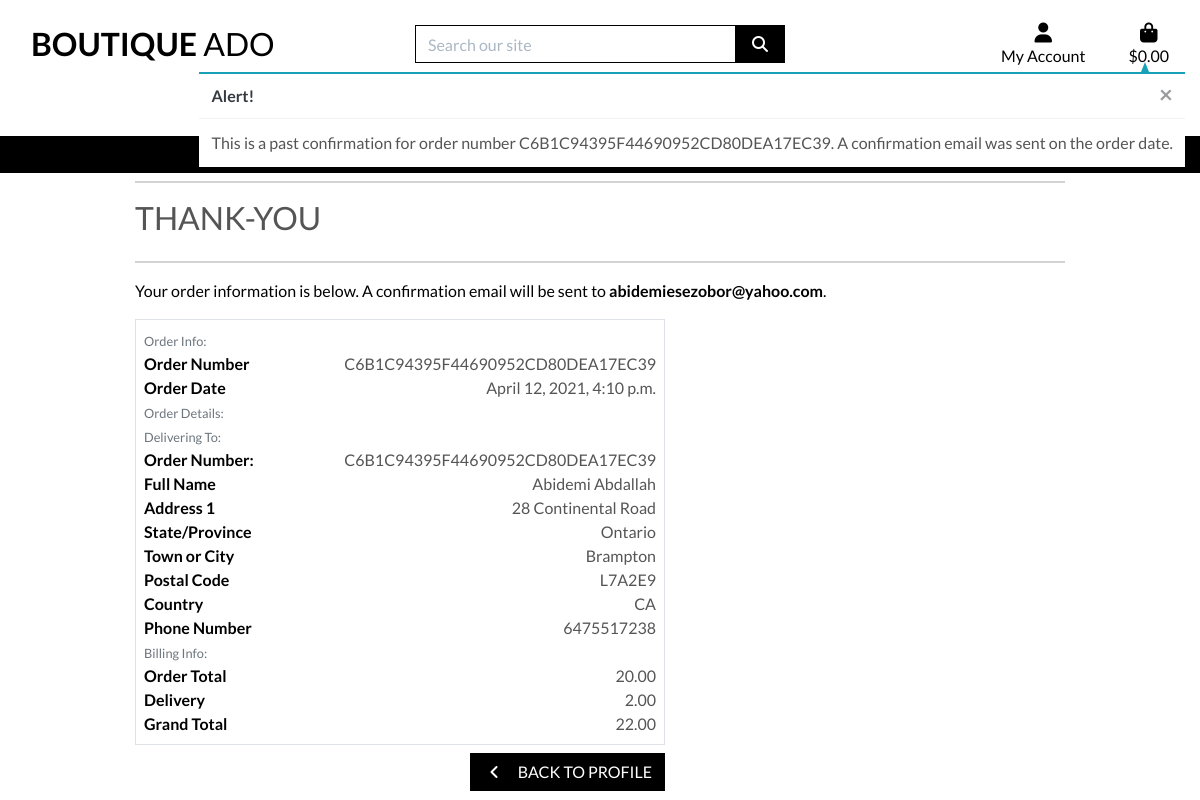
Page /profile/order_history/C6B1C94395F44690952CD80DEA17EC39 on the committed database.
### checkout/models.py (models this page shows, shortened)
class Order(models.Model):
    order_number = models.CharField(max_length=32, null=False, editable=False)
    user_profile = models.ForeignKey(UserProfile, on_delete=models.SET_NULL,
                                null=True, blank=True, related_name='orders')
    full_name = models.CharField(max_length=50, null=False, blank=False)
    email = models.EmailField(max_length=254, null=False, blank=False)
    phone_number = models.CharField(max_length=20, null=False, blank=False)
    country = CountryField(blank_label='Country *', null=False, blank=False)
    postcode = models.CharField(max_length=20, null=True, blank=True)
    town_or_city = models.CharField(max_length=40, null=False, blank=False)
    street_address1 = models.CharField(max_length=80, null=False, blank=False)
    street_address2 = models.CharField(max_length=80, null=True, blank=True)
    county = models.CharField(max_length=80, null=True, blank=True)
    date = models.DateTimeField(auto_now_add=True)
    delivery_cost = models.DecimalField(max_digits=6, decimal_places=2, null=False, default=0)
    order_total = models.DecimalField(max_digits=10, decimal_places=2, null=False, default=0)
    grand_total = models.DecimalField(max_digits=10, decimal_places=2, null=False, default=0)
    original_bag = models.TextField(null=False, blank=False, default='')
    stripe_pid = models.CharField(max_length=254, null=False, blank=False, default='')

### profiles/views.py (the view)
# urls.py: path('order_history/<order_number>',
def order_history(request, order_number):
    order = get_object_or_404(Order, order_number=order_number)
    messages.info(request, (
        f'This is a past confirmation for order number {order_number}. '
        'A confirmation email was sent on the order date.'
    ))
    template = 'checkout/checkout_success.html'
    context = {
        'order': order,
        'from_profile': True,
    }
    return render(request, template, context)

### bag/contexts.py (called while the page is built, shortened)
def bag_contents(request):
    bag_items = []
    total = 0
    product_count = 0
    bag = request.session.get('bag', {})
    if total < settings.FREE_DELIVERY_THRESHOLD:
        delivery = total * Decimal(settings.STANDARD_DELIVERY_PERCENTAGE / 100)
        free_delivery_delta = settings.FREE_DELIVERY_THRESHOLD - total
    else:
        delivery = 0
        free_delivery_delta = 0
    grand_total = delivery + total
    alan_api_key = os.environ.get('ALAN_AI_KEY')
    context = {
        'bag_items': bag_items,
        'total': total,
        'product_count': product_count,
        'delivery': delivery,
        'free_delivery_delta': free_delivery_delta,
        'free_delivery_threshold': settings.FREE_DELIVERY_THRESHOLD,
        'grand_total': grand_total,
        'alan_api_key': alan_api_key,
    }
    return context

### checkout/templates/checkout/checkout_success.html (shortened to what this page needs)
{% extends "base.html" %}
{% load static %}
{% block extra_css %}
    <link rel="stylesheet" href="{% static 'checkout/css/checkout.css' %}">
{% endblock %}
{% block page_header %}
    <div class="container header-container">
        <div class="row">
            <div class="col"></div>
        </div>
    </div>
{% endblock %}
{% block content %}
    <div class="overlay"></div>
    <div class="container">
        <div class="row">
            <div class="col">
                <hr>
                <h2 class="logo-font mb-4">Thank-You</h2>
                <hr>
                <p class= "text-black">Your order information is below. A confirmation email will be sent to <strong>{{order.email}}</strong>.</p>
            </div>
        </div>
        <div class="row">
            <div class="col-12 col-lg-7">
                <div class ="order-confirmation-wrapper p-2 border">
                    <div class="row">
                        <div class="col">
                            <small class ="text-muted">Order Info:</small>
                        </div>
                    </div>
                    <div class="row">
                        <div class="col-12 col-md-4">
                            <p class="mb-0 text-black font-weight-bold"> Order Number</p>
                        </div>
                        <div class="col-12 col-md-8 text-md-right" style="text-align: right">
                             <p class="mb-0">{{ order.order_number }}</p>
                        </div>
                    </div>
                    <div class="row">
                        <div class="col-12 col-md-4">
                            <p class="mb-0 text-black font-weight-bold"> Order Date</p>
                        </div>
                        <div class="col-12 col-md-8 text-md-right" style="text-align: right">
                             <p class="mb-0">{{ order.date }}</p>
                        </div>
                    </div>
                    <div class="row">
                        <div class="col">
                            <small class ="text-muted">Order Details:</small>
                        </div>
                    </div>
                    <div class="row">
                        <div class="col">
                            <small class ="text-muted">Delivering To:</small>
                        </div>
                    </div>
                    <div class="row">
                        <div class="col-12 col-md-4">
                            <p class="mb-0 text-black font-weight-bold"> Order Number: </p>
                        </div>
                        <div class="col-12 col-md-8 text-md-right" style="text-align: right">
                             <p class="mb-0">{{ order.order_number }}</p>
                        </div>
                    </div>
                    <div class="row">
                        <div class="col-12 col-md-4">
                            <p class="mb-0 text-black font-weight-bold"> Full Name</p>
                        </div>
                        <div class="col-12 col-md-8 text-md-right" style="text-align: right">
                             <p class="mb-0">{{ order.full_name }}</p>
                        </div>
                    </div>
                    <div class="row">
                        <div class="col-12 col-md-4">
                            <p class="mb-0 text-black font-weight-bold" > Address 1 </p>
                        </div>
                        <div class="col-12 col-md-8 text-md-right" style="text-align: right">
                             <p class="mb-0">{{ order.street_address1 }}</p>
                        </div>
                    </div>
                    {% if order.county %}
                    <div class="row">
                        <div class="col-12 col-md-4">
                            <p class="mb-0 text-black font-weight-bold"> State/Province </p>
                        </div>
                        <div class="col-12 col-md-8 text-md-right" style="text-align: right">
                             <p class="mb-0">{{ order.county }}</p>
                        </div>
                    </div>
                    {% endif %}
                    <div class="row">
                        <div class="col-12 col-md-4">
                            <p class="mb-0 text-black font-weight-bold"> Town or City </p>
                        </div>
                        <div class="col-12 col-md-8 text-md-right" style="text-align: right">
                             <p class="mb-0">{{ order.town_or_city }}</p>
                        </div>
                    </div>
                    {% if order.postcode %}
                    <div class="row">
                        <div class="col-12 col-md-4">
                            <p class="mb-0 text-black font-weight-bold"> Postal Code </p>
                        </div>
                        <div class="col-12 col-md-8 text-md-right" style="text-align: right">
                             <p class="mb-0">{{ order.postcode }}</p>
                        </div>
                    </div>
                    {% endif %}
                    <div class="row">
                        <div class="col-12 col-md-4">
                            <p class="mb-0 text-black font-weight-bold"> Country </p>
                        </div>
                        <div class="col-12 col-md-8 text-md-right" style="text-align: right">
                             <p class="mb-0">{{ order.country}}</p>
                        </div>
                    </div>
                    <div class="row">
                        <div class="col-12 col-md-4">
                            <p class="mb-0 text-black font-weight-bold"> Phone Number</p>
                        </div>
                        <div class="col-12 col-md-8 text-md-right" style="text-align: right">
                             <p class="mb-0">{{ order.phone_number}}</p>
                        </div>
                    </div>
                    <div class="row">
                        <div class="col">
                            <small class ="text-muted">Billing Info:</small>
                        </div>
                    </div>
                    <div class="row">
                        <div class="col-12 col-md-4">
                            <p class="mb-0 text-black font-weight-bold"> Order Total</p>
                        </div>
                        <div class="col-12 col-md-8 text-md-right" style="text-align: right">
                             <p class="mb-0">{{ order.order_total }}</p>
                        </div>
                    </div>
                    <div class="row">
                        <div class="col-12 col-md-4">
                            <p class="mb-0 text-black font-weight-bold">Delivery </p>
                        </div>
                        <div class="col-12 col-md-8 text-md-right" style="text-align: right">
                             <p class="mb-0">{{ order.delivery_cost }}</p>
                        </div>
                    </div>
                    <div class="row">
                        <div class="col-12 col-md-4">
                            <p class="mb-0 text-black font-weight-bold"> Grand Total </p>
                        </div>
                        <div class="col-12 col-md-8 text-md-right" style="text-align: right">
                             <p class="mb-0">{{ order.grand_total }}</p>
                        </div>
                    </div>
                </div>
            </div>
        </div>
         <div class="row">
			<div class="col-12 col-lg-7 text-right">
                {% if from_profile %}
                    <a href="{% url 'profile' %}" class="btn btn-black rounded-0 my-2">
                        <span class="icon mr-2">
                            <i class="fas fa-angle-left"></i>
                        </span>
                        <span class="text-uppercase">Back to Profile</span>
                    </a>
                {% endif %}
			</div>
		</div>
    </div>
{% endblock %}

### static/css/base.css (style rules this page uses)
html { height: 100%; }
body { background: url('/media/homepage_background_cropped.jpg') no-repeat center center fixed; background-size: cover; height: calc(100vh - 164px); color: #555; font-family: 'Lato'; }
.icon { align-items: center; display: inline-flex; justify-content: center; height: 1.5rem; width: 1.5rem; }
.logo-font { text-transform: uppercase; }
.btn-black { background: black; color: white; }
.text-black { color: #000 !important; }
.overlay { height: 100%; width: 100%; top: 0; left: 0; position: fixed; background: white; z-index: -1; }
@media (min-width: 1200px) { .container { max-width: 80%; } }
@media (min-width: 992px) { .header-container { padding-top: 164px; } }

### rows in the picture
Order: email "abidemiesezobor@yahoo.com", order_number "C6B1C94395F44690952CD80DEA17EC39", date "April 12, 2021, 4:10 p.m.", full_name "Abidemi Abdallah", street_address1 "28 Continental Road", county "Ontario", town_or_city "Brampton", postcode "L7A2E9", country "CA", phone_number "6475517238", order_total "20.00", delivery_cost "2.00", grand_total "22.00"

### other values in the picture
{{ message }} "This is a past confirmation for order number C6B1C94395F44690952CD80DEA17EC39. A confirmation email was sent on the order date."
